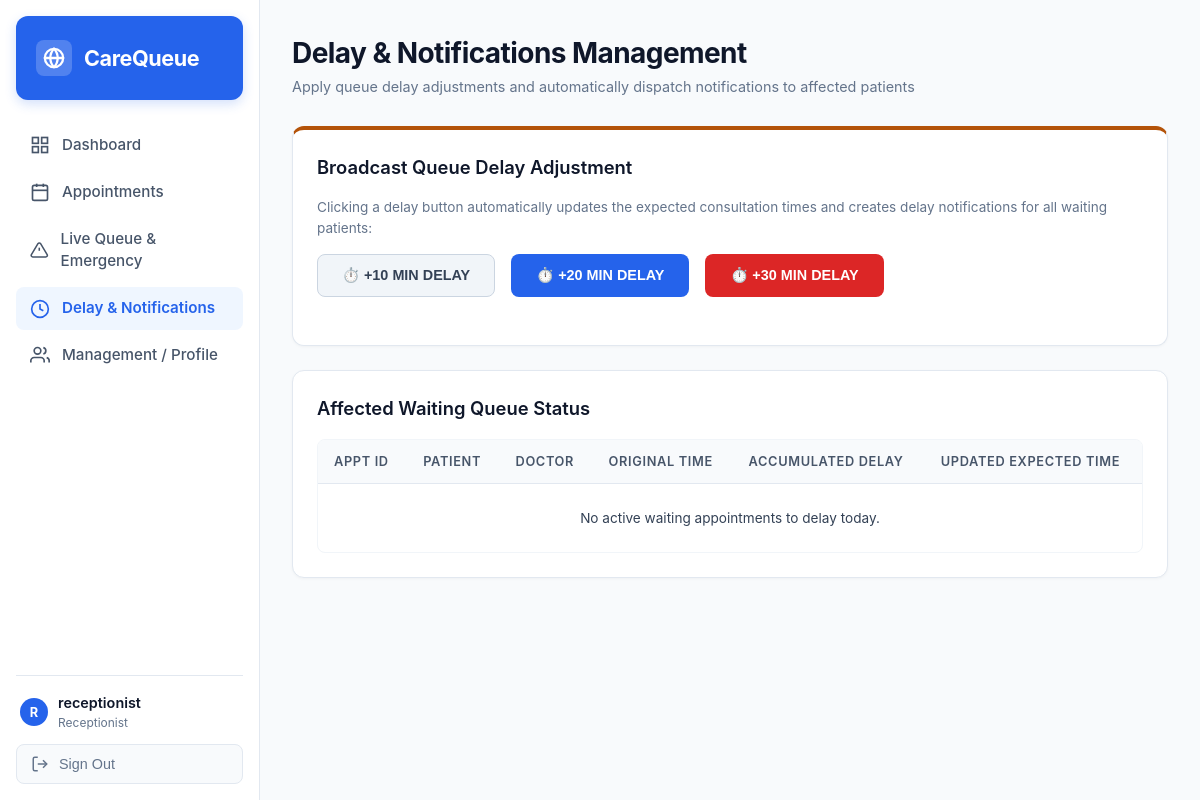
The page /receptionist/delay/ (signed in) on the database as committed earlier.
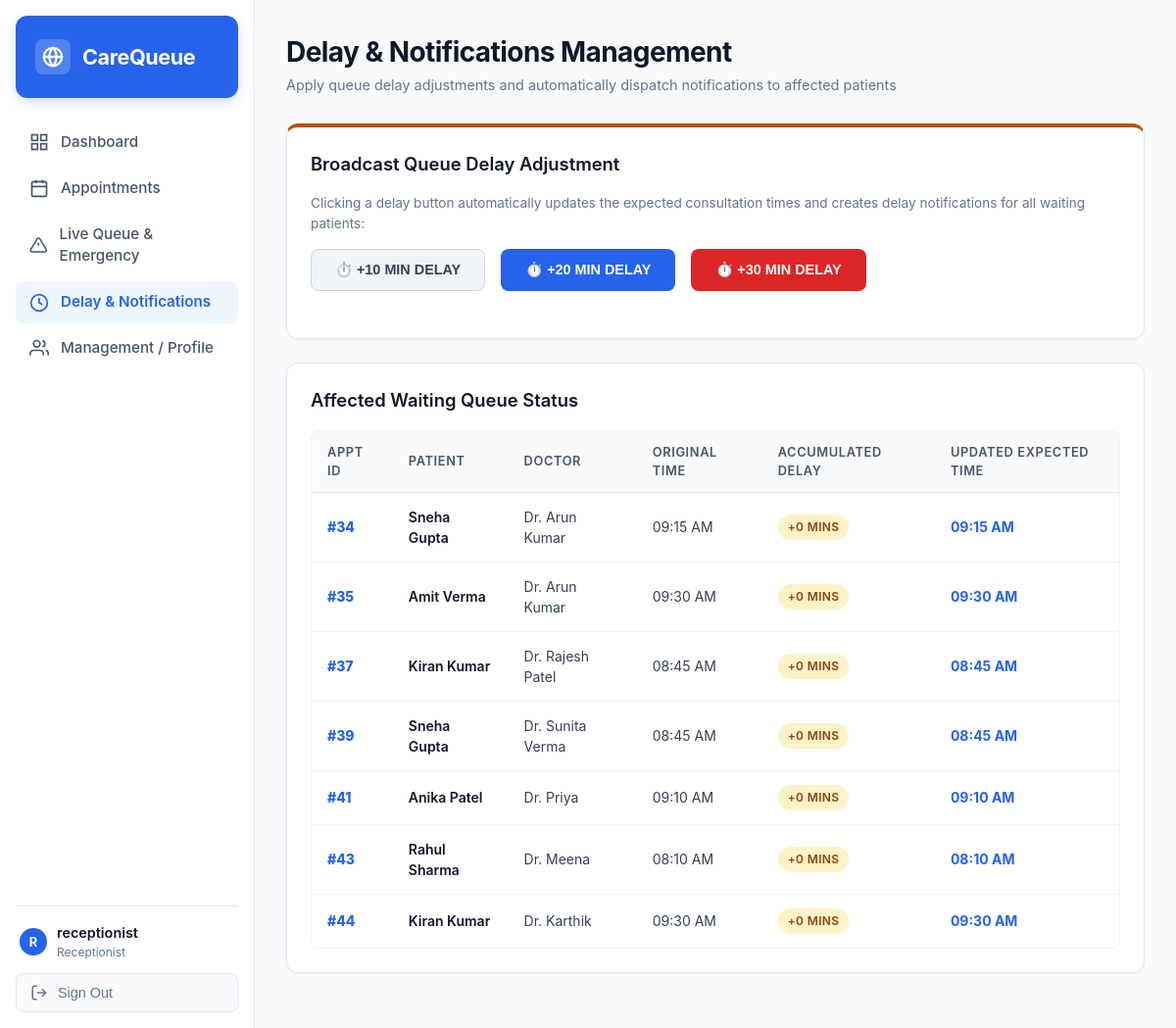
The same page on the database as committed later.
### appointments/models.py (models this page shows, shortened)
class Appointment(models.Model):
    STATUS_CHOICES = [
        ('WAITING', 'Waiting'),
        ('ONGOING', 'Ongoing'),
        ('COMPLETED', 'Completed'),
        ('CANCELLED', 'Cancelled'),
    ]
    PRIORITY_CHOICES = [
        ('NORMAL', 'Normal'),
        ('EMERGENCY', 'Emergency'),
    ]
    patient = models.ForeignKey(User, on_delete=models.CASCADE, related_name='appointments')
    doctor = models.ForeignKey(Doctor, on_delete=models.CASCADE, related_name='doctor_appointments')
    appointment_date = models.DateField()
    appointment_time = models.TimeField()
    reason = models.TextField(blank=True, null=True)
    token_number = models.CharField(max_length=20, blank=True, null=True)
    status = models.CharField(max_length=20, choices=STATUS_CHOICES, default='WAITING')
    priority = models.CharField(max_length=20, choices=PRIORITY_CHOICES, default='NORMAL')
    expected_time = models.TimeField(null=True, blank=True)
    delay_minutes = models.IntegerField(default=0)
    created_at = models.DateTimeField(auto_now_add=True)
    completed_at = models.DateTimeField(null=True, blank=True)
    @property
    def display_id(self):
        return f"#{self.id}"

class Doctor(models.Model):
    user = models.OneToOneField(User, on_delete=models.SET_NULL, null=True, blank=True, related_name='doctor')
    name = models.CharField(max_length=100)
    specialization = models.CharField(max_length=100)
    average_consultation_minutes = models.IntegerField(default=10)
    available = models.BooleanField(default=True)
    available_days = models.CharField(max_length=100, default='Mon - Sat')
    available_times = models.CharField(max_length=100, default='09:00 AM - 05:00 PM')

### appointments/views.py (the view)
    @login_required
    def _wrapped(request, *args, **kwargs):
        if not is_receptionist_user(request.user):
            messages.error(request, "Access denied. Receptionist portal only.")
            return redirect('home')
        return view_func(request, *args, **kwargs)

### appointments/views.py (called while the page is built)
def is_receptionist_user(user):
    if not user.is_authenticated:
        return False
    if user.is_staff or user.username == 'receptionist':
        return True
    profile = getattr(user, 'profile', None)
    return profile and profile.user_type == 'RECEPTIONIST'

def receptionist_required(view_func):
    @login_required
    def _wrapped(request, *args, **kwargs):
        if not is_receptionist_user(request.user):
            messages.error(request, "Access denied. Receptionist portal only.")
            return redirect('home')
        return view_func(request, *args, **kwargs)
    return _wrapped

@receptionist_required
def receptionist_delay(request):
    today = timezone.now().date()
    waiting_appts = Appointment.objects.filter(
        appointment_date=today,
        status__in=['ONGOING', 'WAITING']
    ).order_by('-priority', 'id')
    return render(request, 'receptionist_delay.html', {'waiting_appts': waiting_appts})

### templates/receptionist_delay.html (shortened to what this page needs)
{% extends 'base.html' %}
{% block content %}
<div class="header-bar">
    <div class="header-title">
        <h1>Delay & Notifications Management</h1>
        <p>Apply queue delay adjustments and automatically dispatch notifications to affected patients</p>
    </div>
</div>
<div class="card" style="border-top: 4px solid #b45309;">
    <h3>Broadcast Queue Delay Adjustment</h3>
    <p class="text-muted" style="margin-bottom: 16px;">
        Clicking a delay button automatically updates the expected consultation times and creates delay notifications for all waiting patients:
    </p>
    <div style="display: flex; gap: 16px; margin-bottom: 24px;">
        <form action="{% url 'apply_delay_action' %}" method="post">
            <button type="submit" class="btn btn-secondary" style="padding: 12px 24px; font-weight: 700;">⏱️ +10 MIN DELAY</button>
        </form>
        <form action="{% url 'apply_delay_action' %}" method="post">
            <button type="submit" class="btn btn-primary" style="padding: 12px 24px; font-weight: 700;">⏱️ +20 MIN DELAY</button>
        </form>
        <form action="{% url 'apply_delay_action' %}" method="post">
            <button type="submit" class="btn btn-danger" style="padding: 12px 24px; font-weight: 700;">⏱️ +30 MIN DELAY</button>
        </form>
    </div>
</div>
<div class="card">
    <h3>Affected Waiting Queue Status</h3>
    <div class="table-container">
        <table class="table">
            <thead>
                <tr>
                    <th>Appt ID</th>
                    <th>Patient</th>
                    <th>Doctor</th>
                    <th>Original Time</th>
                    <th>Accumulated Delay</th>
                    <th>Updated Expected Time</th>
                </tr>
            </thead>
            <tbody>
                {% for a in waiting_appts %}
                <tr>
                    <td style="font-weight: 800; color: #2563eb;">{{ a.display_id }}</td>
                    <td style="font-weight: 600; color: #0f172a;">{{ a.patient.first_name|default:a.patient.username }} {{ a.patient.last_name }}</td>
                    <td>Dr. {{ a.doctor.name }}</td>
                    <td>{{ a.appointment_time|time:"h:i A" }}</td>
                    <td><span class="badge status-waiting">+{{ a.delay_minutes }} mins</span></td>
                    <td style="font-weight: 700; color: #2563eb;">
                        {% if a.expected_time %}{{ a.expected_time|time:"h:i A" }}{% else %}{{ a.appointment_time|time:"h:i A" }}{% endif %}
                    </td>
                </tr>
                {% empty %}
                <tr><td colspan="6" class="text-muted" style="text-align: center; padding: 24px;">No active waiting appointments to delay today.</td></tr>
                {% endfor %}
            </tbody>
        </table>
    </div>
</div>
{% endblock %}

Rows that differ between the two databases and show on the page:
added Appointment: display_id "#34", patient.first_name "Sneha", patient.last_name "Gupta", doctor.name "Arun Kumar", appointment_time "09:15 AM", delay_minutes "0", expected_time "09:15 AM"
added Appointment: display_id "#35", patient.first_name "Amit", patient.last_name "Verma", doctor.name "Arun Kumar", appointment_time "09:30 AM", delay_minutes "0", expected_time "09:30 AM"
added Appointment: display_id "#37", patient.first_name "Kiran", patient.last_name "Kumar", doctor.name "Rajesh Patel", appointment_time "08:45 AM", delay_minutes "0", expected_time "08:45 AM"
added Appointment: display_id "#39", patient.first_name "Sneha", patient.last_name "Gupta", doctor.name "Sunita Verma", appointment_time "08:45 AM", delay_minutes "0", expected_time "08:45 AM"
added Appointment: display_id "#41", patient.first_name "Anika", patient.last_name "Patel", doctor.name "Priya", appointment_time "09:10 AM", delay_minutes "0", expected_time "09:10 AM"
added Appointment: display_id "#43", patient.first_name "Rahul", patient.last_name "Sharma", doctor.name "Meena", appointment_time "08:10 AM", delay_minutes "0", expected_time "08:10 AM"
added Appointment: display_id "#44", patient.first_name "Kiran", patient.last_name "Kumar", doctor.name "Karthik", appointment_time "09:30 AM", delay_minutes "0", expected_time "09:30 AM"
Other text that changed with them:
text no longer shown: "No active waiting appointments to delay today."
